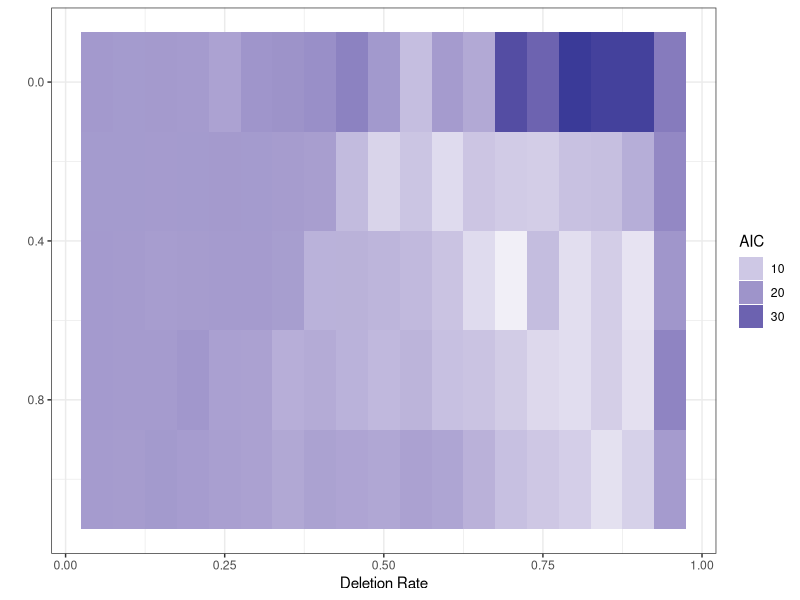
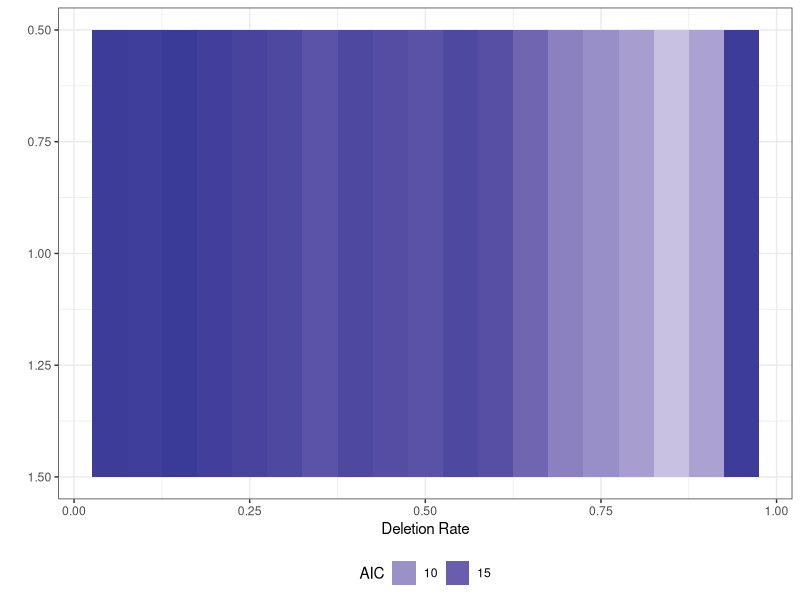
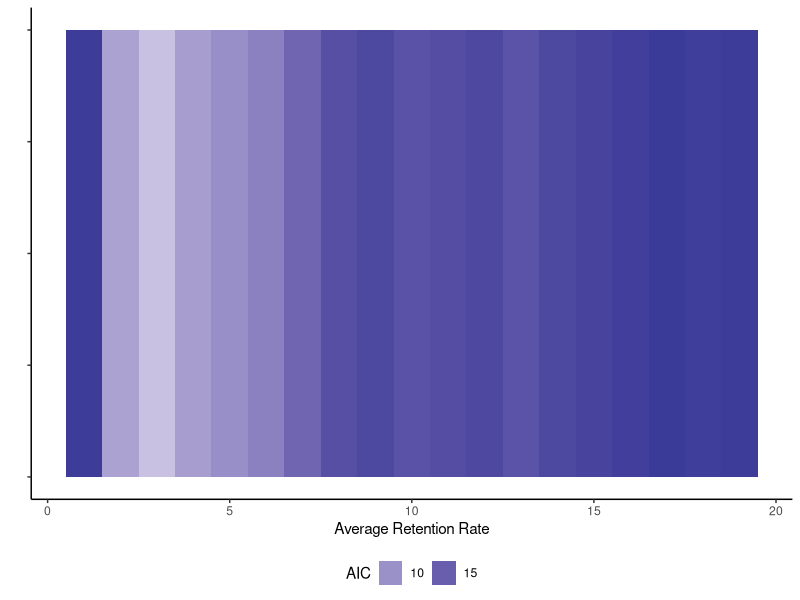

Recreate these plots in R, in order.

library(ggplot2)
library(dplyr)
library(tidyr)


Datapoints = 7271
data = read.csv("output/analyzeFillers_freq_BNC_FPRT_Spillover_Averaged_New_R.tsv", sep="\t")

# This concerns nine settings with very high or very low delta, and lambda <1 (e.g., delta=0.95+lambda=0.5)
data = data %>% filter(NData == Datapoints)
doneConfigurations = paste(data$deletion_rate, data$predictability_weight)
deltas = c()
lambdas = c()
for(delta in unique(data$deletion_rate)) {
	for(lambda in unique(data$predictability_weight)) {
		if(!(paste(delta, lambda) %in% doneConfigurations)) {
			deltas = c(deltas, delta)
			lambdas = c(lambdas, lambda)
		}
	}
}
missingConfigurations = data.frame(deletion_rate = deltas, predictability_weight = lambdas)

imputed = data.frame()
for(i in (1:nrow(missingConfigurations))) {
	delta = missingConfigurations$deletion_rate[[i]]
	lambda = missingConfigurations$predictability_weight[[i]]
	to_impute = data %>% filter(abs(deletion_rate-delta) <= 0.05, abs(predictability_weight-lambda)<=0.25) %>% summarise(AIC=mean(AIC), NData=mean(NData))
	to_impute$deletion_rate=delta
	to_impute$predictability_weight=lambda
	to_impute$Coefficient=NA
	to_impute$Correlation=NA
	to_impute$X=NA
	imputed = rbind(imputed, to_impute)
}

data = rbind(data, imputed)



# Viz for all parameter configurations
meanAIC = 91788.33
plot = ggplot(data %>% group_by(deletion_rate, predictability_weight) %>% summarise(AIC=mean(AIC)-meanAIC), aes(x=deletion_rate, y=predictability_weight, fill=AIC)) + geom_tile() + theme_bw() + scale_fill_gradient2() + xlab("Deletion Rate") + ylab("") + guides(fill=guide_legend(title="AIC")) + scale_y_reverse ()
ggsave(plot, file="figures/analyzeFillers_freq_BNC_FPRT_Spillover_Averaged_New_R.pdf", height=2, width=5)


# Viz for lambda=1
meanAIC = 91788.33
plot = ggplot(data %>% filter(predictability_weight==1) %>% group_by(deletion_rate, predictability_weight) %>% summarise(AIC=mean(AIC)-meanAIC), aes(x=deletion_rate, y=predictability_weight, fill=AIC)) + geom_tile() + theme_bw() + scale_fill_gradient2() + xlab("Deletion Rate") + ylab("") + guides(fill=guide_legend(title="AIC")) + scale_y_reverse () + theme(legend.position="bottom")
ggsave(plot, file="figures/analyzeFillers_freq_BNC_FPRT_Spillover_Averaged_New_R_Lambda1.pdf", height=2, width=5)

# Viz for lambda=1
meanAIC = 91788.33
plot = ggplot(data %>% filter(predictability_weight==1) %>% group_by(deletion_rate, predictability_weight) %>% summarise(AIC=mean(AIC)-meanAIC) %>% mutate(AICDifference=pmin(AIC, 50)), aes(x=20*(1-deletion_rate), y=predictability_weight, fill=AICDifference)) + geom_tile() + theme_classic() + scale_fill_gradient2() + xlab("Average Retention Rate") + ylab("") + guides(fill=guide_legend(title="AIC")) +  theme(legend.position="bottom") + theme(axis.text.y=element_blank())
ggsave(plot, file="figures/analyzeFillers_freq_BNC_FPRT_Spillover_Averaged_New_R_Lambda1_Integer.pdf", height=1.8, width=5)

